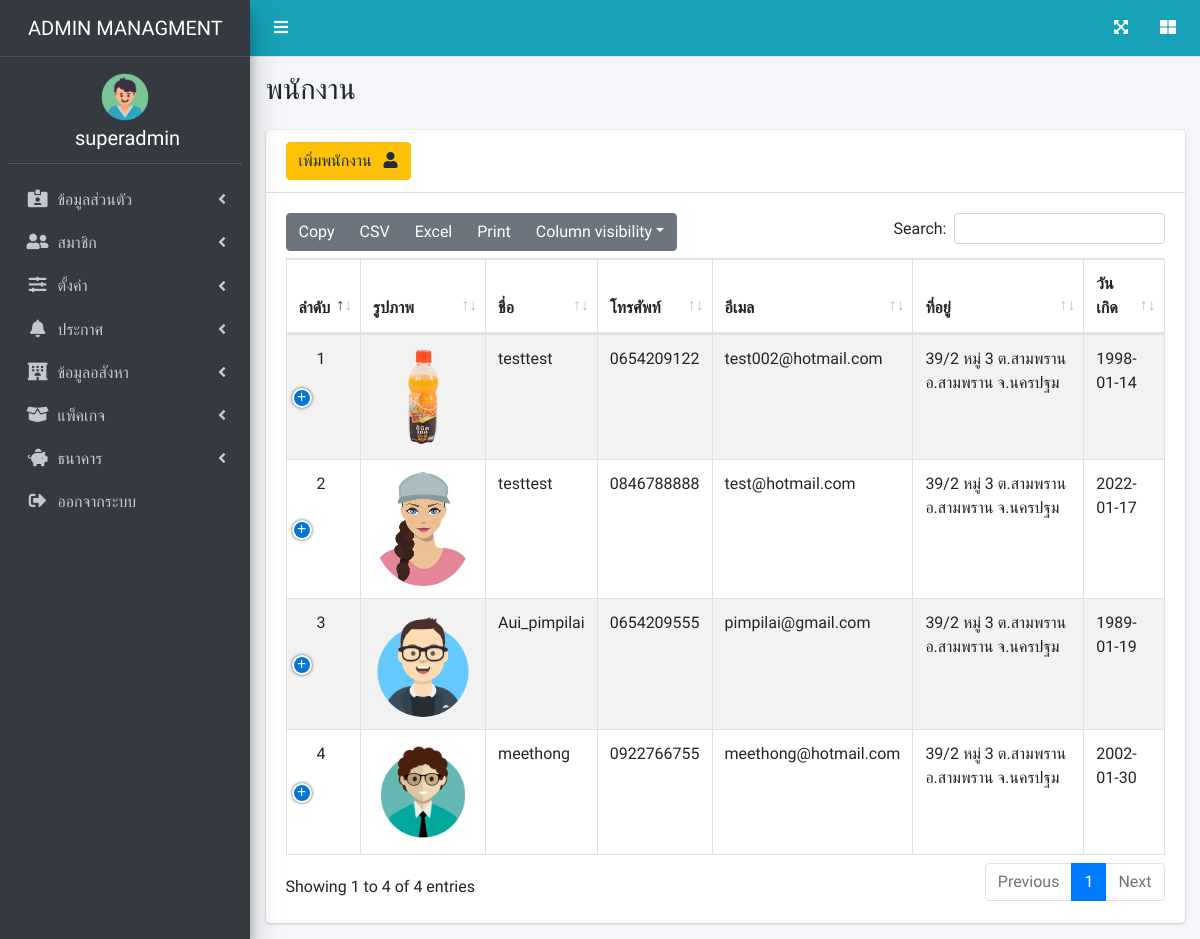
The app's page /page/staffs.php (signed in), older data.
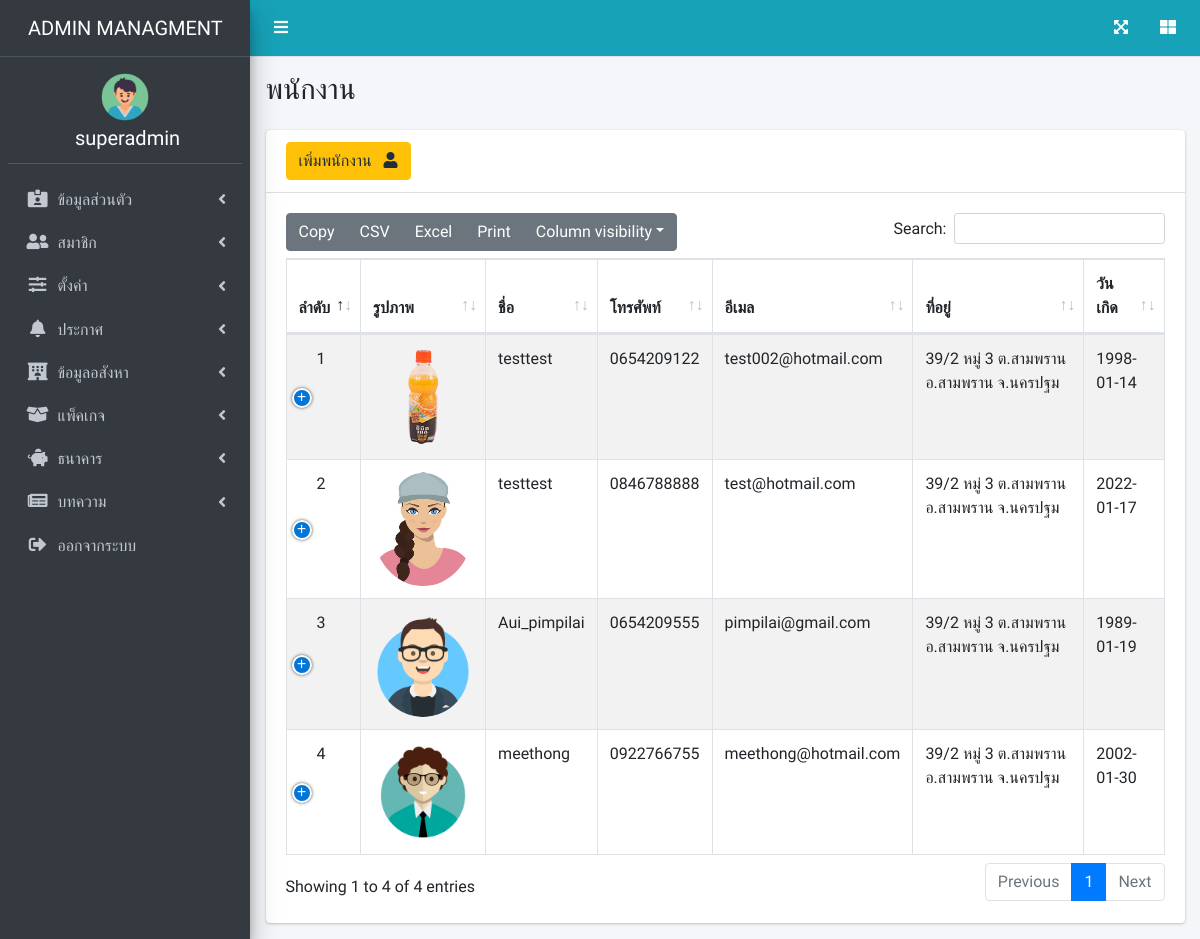
The same page, newer data.
### tables this page shows
CREATE TABLE `users` (
  `u_id` int(100) NOT NULL,
  `name` varchar(200) NOT NULL,
  `email` varchar(200) NOT NULL,
  `password` varchar(200) NOT NULL,
  `address` varchar(255) NOT NULL,
  `tel` varchar(10) NOT NULL,
  `id_card` varchar(20) DEFAULT NULL,
  `birth_date` date NOT NULL,
  `company` varchar(255) DEFAULT NULL,
  `img` varchar(255) NOT NULL DEFAULT 'user.png',
  `utype` varchar(20) NOT NULL,
  `ustatus` enum('1','0') NOT NULL,
  `ul_id` int(255) NOT NULL
);

CREATE TABLE `user_role_type` (
  `id` int(10) NOT NULL,
  `name` varchar(255) NOT NULL,
  `type_icon` varchar(255) NOT NULL
);

### page/staffs.php (the view, shortened to what this page needs)
<?php
require_once('../dbconnect.php');
$sqls = "SELECT * FROM users WHERE utype='staff' ORDER BY u_id DESC ";
$results = mysqli_query($con, $sqls);
$order = 1;
?>
<!DOCTYPE html>
<html lang="en">
<head>
    <link rel="stylesheet" href="https://cdnjs.cloudflare.com/ajax/libs/font-awesome/5.15.3/css/all.min.css" />
    <link rel="stylesheet" href="../css/adminlte.min.css">
    <link rel="stylesheet" href="../css/dataTables.bootstrap4.min.css">
    <link rel="stylesheet" href="../css/responsive.bootstrap4.min.css">
    <link rel="stylesheet" href="../css/buttons.bootstrap4.min.css">
    <link rel="stylesheet" href="../css/switch_insurance.css">
</head>
<body class="hold-transition sidebar-mini">
    <?php require('admin_nav.php') ?>
    <div class="content-wrapper">
        <section class="content-header">
            <div class="container-fluid">
                <div class="row mb-2">
                    <div class="col-sm-6">
                        <h1 style="text-transform: uppercase">พนักงาน</h1>
                    </div>
                </div>
            </div>
        </section>
        <section class="content">
            <div class="container-fluid ">
                <div class="row">
                    <div class="col-12">
                        <div class="card">
                            <div class="card-header">
                                <a href="addstaff.php" class="btn btn-warning ">เพิ่มพนักงาน &nbsp; <i class="fas fa-user"></i></a>
                            </div>
                            <div class="card-body">
                                <table id="example1" class="table table-bordered table-striped">
                                    <thead>
                                        <tr>
                                            <th>ลำดับ</th>
                                            <th>รูปภาพ</th>
                                            <th>ชื่อ</th>
                                            <th>โทรศัพท์</th>
                                            <th>อีเมล</th>
                                            <th>ที่อยู่</th>
                                            <th>วันเกิด</th>
                                        </tr>
                                    </thead>
                                    <tbody>
                                        <?php while ($rows = mysqli_fetch_array($results)) { ?>
                                            <tr>
                                                <td><?php echo $order++ ?></td>
                                                <td><img src="../image/m_img/<?php echo $rows['img'] ?>"style="border-radius:50%" width="100"></td>
                                                <td><?php echo $rows['name']; ?></td>
                                                <td><?php echo $rows['tel']; ?></td>
                                                <td><?php echo $rows['email']; ?></td>
                                                <td><?php echo $rows['address']; ?></td>
                                                <td><?php echo $rows['birth_date']; ?></td>
                                            </tr>
                                        <?php  } ?>
                                    </tbody>
                                </table>
                            </div>
                        </div>
                    </div>
                </div>
</body>
</html>

### page/admin_nav.php (shortened to what this page needs)
<?php
require_once('../dbconnect.php');
$u_id = $_SESSION['u_id'];
$sql_id = "SELECT * FROM users WHERE u_id = $u_id ";
$result_id = mysqli_query($con, $sql_id);
$row_id = mysqli_fetch_array($result_id);
$sqlrt = "SELECT * FROM user_role_type  ";
$resultrt = mysqli_query($con, $sqlrt);
?>
<div class="wrapper">
    <nav class="main-header navbar navbar-expand navbar-info ">
        <ul class="navbar-nav">
            <li class="nav-item">
                <a class="nav-link" data-widget="pushmenu" href="#" role="button"><i class="fas fa-bars" style="color: white;"></i></a>
            </li>
        </ul>
        <ul class="navbar-nav ml-auto">
            <li class="nav-item">
                <a class="nav-link" data-widget="fullscreen" href="#" role="button">
                    <i class="fas fa-expand-arrows-alt" style="color: white;"></i>
                </a>
            </li>
            <li class="nav-item">
                <a class="nav-link" data-widget="control-sidebar" data-slide="true" href="#" role="button">
                    <i class="fas fa-th-large" style="color: white;"></i>
                </a>
            </li>
        </ul>
    </nav>
    <aside class="main-sidebar sidebar-dark-primary elevation-4">
        <a href="profile.php" class="brand-link">
            <span class="brand-text font-weight-light" style="margin-left: 20px; text-transform: uppercase;"><?php echo $row_id['utype']; ?> Managment</span>
        </a>
        <div class="sidebar">
            <div class="user-panel mt-3 mb-3 d-block">
                <?php
                if ($_SESSION['utype'] == 'admin' || $_SESSION['utype'] == 'staff' || $_SESSION['utype'] == 'agent') {
                ?>
                    <img class="d-block m-auto" style="border-radius:50% ; width:3rem;" src="../image/m_img/<?php echo $row_id['img'] ?>" width="150" alt="img">
                <?php
                }
                ?>
                <div class="info d-block text-center ">
                    <h5 style="color:white;"><?php echo $row_id['name']; ?></h5>
                </div>
            </div>
            <nav class="mt-2" id="connavbar">
                <ul class="nav nav-pills nav-sidebar flex-column" data-widget="treeview" role="menu" data-accordion="false">
                    <?php
                    if ($_SESSION['utype'] == 'admin') {
                        while ($rowrt = mysqli_fetch_array($resultrt)) {
                            echo " <li class='nav-item'>
            <a href='#' class='nav-link'>
              <i class='nav-icon $rowrt[type_icon]'></i>
              <p>
               $rowrt[name]
                <i class='fas fa-angle-left right'></i>
              </p>
            </a>
            <ul class='nav nav-treeview'>";
                            echo  "</ul></li>";
                        }
                    }
                    ?>
                    <li class="nav-item">
                        <a href="logout.php" class="nav-link" id="btnLogOut" onclick="logOut();">
                            <i class="nav-icon fas fa-sign-out-alt"></i>
                            <p>
                                ออกจากระบบ
                            </p>
                        </a>
                    </li>
                </ul>
            </nav>
        </div>
    </aside>

### page/admin_nav.php (style rules this page uses)
* { font-family: 'Prompt', sans-serif; }

Row changes from the older to the newer data that the page shows:
added user_role_type: name "บทความ"
